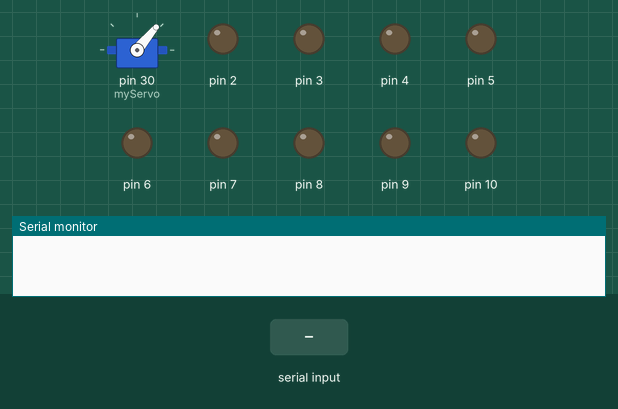
The program below on a simulated Arduino Mega 2560, built with avr-gcc and run on an emulated ATmega2560. Shown: servo, output pins drawn as LEDs (lit = HIGH), the last lines printed to the serial monitor. Inputs (shaded band) come from the test bench. Random numbers use the default seed unless the program sets one.

Above: at 1.2 s.
1.3 s: "1\n" received over Serial
At 3.16 s:
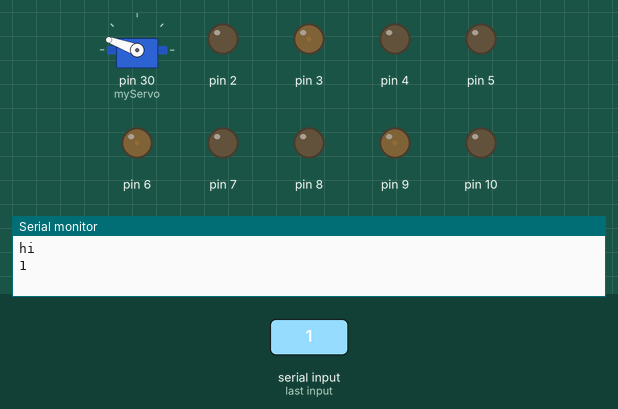
Timing chart, 0 to 7.7 s (numbered marks = the images above; inputs shaded):
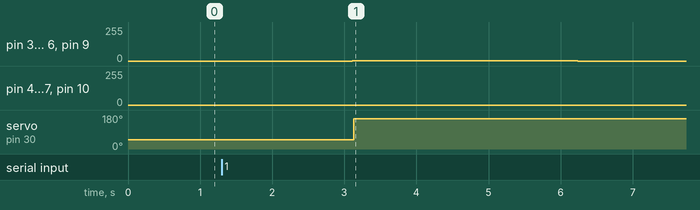

The program:

main.cpp
```cpp
#include "Arduino.h"
#include "display.h"
#include "Servo.h"
#include "rgb.h"

lcd disp;
const int dooropen = 160;
const int doorclosed = 50;
const unsigned long closeTime = 15000;
volatile unsigned long timer;
rgb* l[3];
Servo myServo;
rgb tmp1(2,3,4), tmp2(5,6,7), tmp3(8,9,10);

void breath(int r, int g, int b, int time = 5) {
  for (int i=0;i<255;i++) {
    for (int j=0;j<3;j++) {
      l[j]->color(r*i, g*i, b*i);
      delay(time);
    }
  }
  for (int i=255;i>=1;i--) {
    for (int j=0;j<3;j++) {
      l[j]->color(r*i, g*i, b*i);
      delay(time);
    }
  }
}

void setup() {
  Serial.begin(9600);
  Serial1.begin(9600);
  disp = lcd();
  myServo.attach(30);
  myServo.write(doorclosed);
  l[0] = &tmp1;
  l[1] = &tmp2;
  l[2] = &tmp3;
  randomSeed(millis());
}

void loop() {
  String name;
  if (millis()-timer > closeTime) {
    myServo.write(doorclosed);
    disp.lightOff();
    disp.clear();
  }
  if (Serial.available()) {
    name = Serial.readStringUntil('\n');
    Serial.println("hi");
    Serial.println(name);

    if (name==String("noface")) {
      disp.clear();
    }
    else {
      timer = millis();
      if (name==String("unkown")) {
        disp.clear();
        //disp.lightOn();
        disp.display("We don't \rkown you");
      }
      else {
        myServo.write(dooropen);
        char namebuff[name.length()+1];
        name.toCharArray(namebuff, name.length()+1);
        disp.hello(namebuff);
      }
    }
  }
  else {
    int x = random(0,3);
    int a[3] = {0,0,0};
    a[x] = 1;
    breath(a[0],a[1],a[2], 2);
  }


}
```
